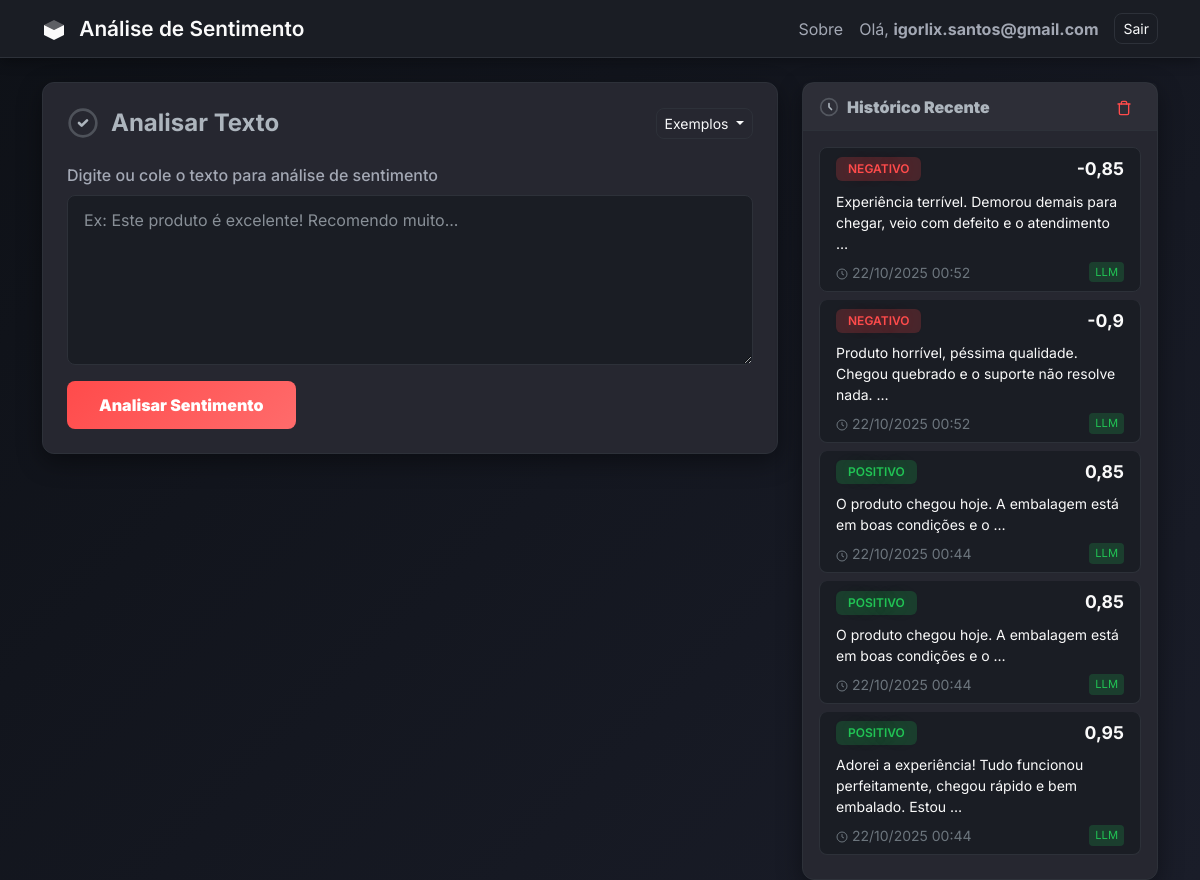
The page / (signed in) on the database as committed earlier.
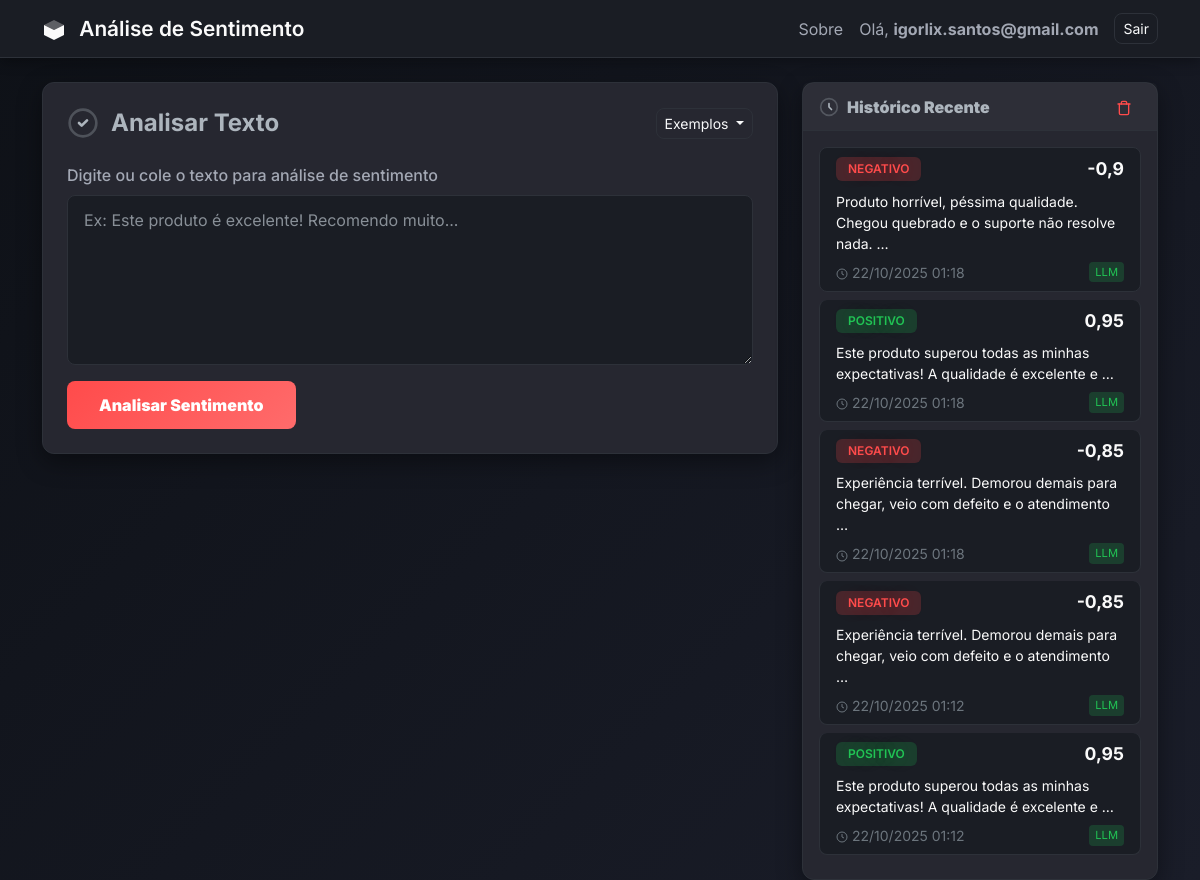
The same page on the database as committed later.
### analise/models.py (models this page shows, shortened)
class Analise(models.Model):
    SENTIMENTOS = [
        ('positivo', 'Positivo'),
        ('negativo', 'Negativo'),
        ('neutro', 'Neutro'),
    ]
    usuario = models.ForeignKey(User, on_delete=models.CASCADE, related_name='analises')
    texto = models.TextField()
    sentimento = models.CharField(max_length=20, choices=SENTIMENTOS)
    pontuacao = models.FloatField()
    metodo = models.CharField(max_length=50, default='dicionario')
    data_criacao = models.DateTimeField(auto_now_add=True)
    class Meta:
        ordering = ['-data_criacao']
        verbose_name = 'Análise'
        verbose_name_plural = 'Análises'

### analise/views.py (the view, shortened to what this page needs)
# urls.py: path('', views.analise_view, name='analise'),
@login_required
def analise_view(request):
    analisador = AnalisadorSentimento()
    resultado = None
    historico = Analise.objects.filter(usuario=request.user)[:5]
    return render(request, 'analise/analise.html', {
        'resultado': resultado,
        'historico': historico
    })

### analise/templates/analise/analise.html (shortened to what the changed rows need)
{% extends 'analise/base.html' %}
{% load l10n %}
{% block content %}
<div class="row">
    <div class="col-lg-4">
        <div class="card" style="position: sticky; top: 20px;">
            <div class="card-body p-3">
                {% if historico %}
                    <div class="list-group">
                        {% for item in historico %}
                        <div class="list-group-item">
                            <div class="d-flex w-100 justify-content-between align-items-center mb-2">
                                {% if item.sentimento == 'positivo' %}
                                <span class="badge sentimento-{{ item.sentimento }}" style="background: rgba(33,195,84, 0.2);">{{ item.sentimento|upper }}</span>
                                {% elif item.sentimento == 'negativo' %}
                                <span class="badge sentimento-{{ item.sentimento }}" style="background: rgba(255,75,75, 0.2);">{{ item.sentimento|upper }}</span>
                                {% else %}
                                <span class="badge sentimento-{{ item.sentimento }}" style="background: rgba(255,165,0, 0.2);">{{ item.sentimento|upper }}</span>
                                {% endif %}
                                <strong style="font-size: 1.1rem;">{{ item.pontuacao }}</strong>
                            </div>
                            <p class="mb-2 small" style="line-height: 1.5;">{{ item.texto|truncatewords:12 }}</p>
                            <div class="d-flex justify-content-between align-items-center">
                                <small class="text-secondary">
                                    <svg width="12" height="12" viewBox="0 0 24 24" fill="none" style="display: inline; vertical-align: middle;">
                                        <circle cx="12" cy="12" r="10" stroke="currentColor" stroke-width="2"/>
                                        <path d="M12 6V12L16 14" stroke="currentColor" stroke-width="2"/>
                                    </svg>
                                    {{ item.data_criacao|date:"d/m/Y H:i" }}
                                </small>
                                {% if item.metodo == 'llm' %}
                                <small style="font-size: 0.7rem; padding: 2px 6px; border-radius: 4px; background: rgba(33,195,84, 0.2); color: #21c354;">LLM</small>
                                {% elif item.metodo == 'dicionario' %}
                                <small style="font-size: 0.7rem; padding: 2px 6px; border-radius: 4px; background: rgba(96,165,250, 0.2); color: #60a5fa;">DIC</small>
                                {% else %}
                                <small style="font-size: 0.7rem; padding: 2px 6px; border-radius: 4px; background: rgba(251,191,36, 0.2); color: #fbbf24;">TXT</small>
                                {% endif %}
                            </div>
                        </div>
                        {% endfor %}
                    </div>
                {% endif %}
            </div>
        </div>
    </div>
</div>
{% endblock %}

Rows that differ between the two databases and show on the page:
no longer on this page (row unchanged): Analise: sentimento "NEGATIVO", pontuacao "-0,85", texto "Experiência terrível. Demorou demais para chegar, veio com defeito e o atendimento …", data_criacao "22/10/2025 00:52", metodo "LLM"
no longer on this page (row unchanged): Analise: sentimento "NEGATIVO", pontuacao "-0,9", texto "Produto horrível, péssima qualidade. Chegou quebrado e o suporte não resolve nada. …", data_criacao "22/10/2025 00:52", metodo "LLM"
no longer on this page (row unchanged): Analise: sentimento "POSITIVO", pontuacao "0,85", texto "O produto chegou hoje. A embalagem está em boas condições e o …", data_criacao "22/10/2025 00:44", metodo "LLM"
no longer on this page (row unchanged): Analise: sentimento "POSITIVO", pontuacao "0,85", texto "O produto chegou hoje. A embalagem está em boas condições e o …", data_criacao "22/10/2025 00:44", metodo "LLM"
no longer on this page (row unchanged): Analise: sentimento "POSITIVO", pontuacao "0,95", texto "Adorei a experiência! Tudo funcionou perfeitamente, chegou rápido e bem embalado. Estou …", data_criacao "22/10/2025 00:44", metodo "LLM"
added Analise: sentimento "NEGATIVO", pontuacao "-0,9", texto "Produto horrível, péssima qualidade. Chegou quebrado e o suporte não resolve nada. …", data_criacao "22/10/2025 01:18", metodo "LLM"
added Analise: sentimento "POSITIVO", pontuacao "0,95", texto "Este produto superou todas as minhas expectativas! A qualidade é excelente e …", data_criacao "22/10/2025 01:18", metodo "LLM"
added Analise: sentimento "NEGATIVO", pontuacao "-0,85", texto "Experiência terrível. Demorou demais para chegar, veio com defeito e o atendimento …", data_criacao "22/10/2025 01:18", metodo "LLM"
added Analise: sentimento "NEGATIVO", pontuacao "-0,85", texto "Experiência terrível. Demorou demais para chegar, veio com defeito e o atendimento …", data_criacao "22/10/2025 01:12", metodo "LLM"
added Analise: sentimento "POSITIVO", pontuacao "0,95", texto "Este produto superou todas as minhas expectativas! A qualidade é excelente e …", data_criacao "22/10/2025 01:12", metodo "LLM"
